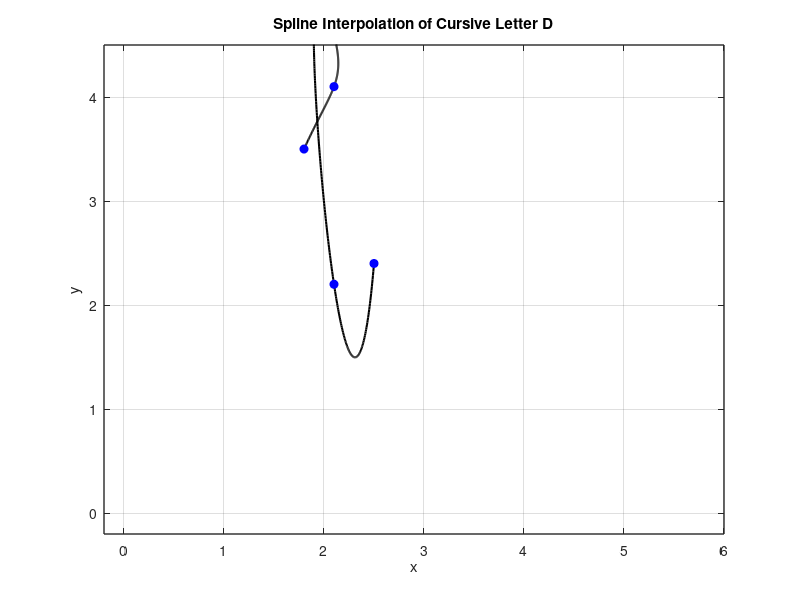

MATLAB code for this plot:
x = [1.8 2.1 2.1 1.9 2.1 2.5];
y = [3.5 4.1 4.6 4.7 2.2 2.4];

n = length(x);
t = 0:n-1; % Parametric coordinate t
tt = 0:0.01:n-1; % More dense coordinate tt for spline interpolation

% Compute spline interpolation
xx = spline(t, x, tt);
yy = spline(t, y, tt);

% Plot settings
figure(1)
plot(xx, yy, 'k', 'LineWidth', 1.5) % plot spline
hold on
plot(x, y, 'bo', 'MarkerFaceColor', 'b') % plot data points
axis([-0.2 6 -0.2 4.5])
grid on
title('Spline Interpolation of Cursive Letter D')
xlabel('x')
ylabel('y')
set(gca, 'FontSize', 10, 'LineWidth', 1)
grid on
